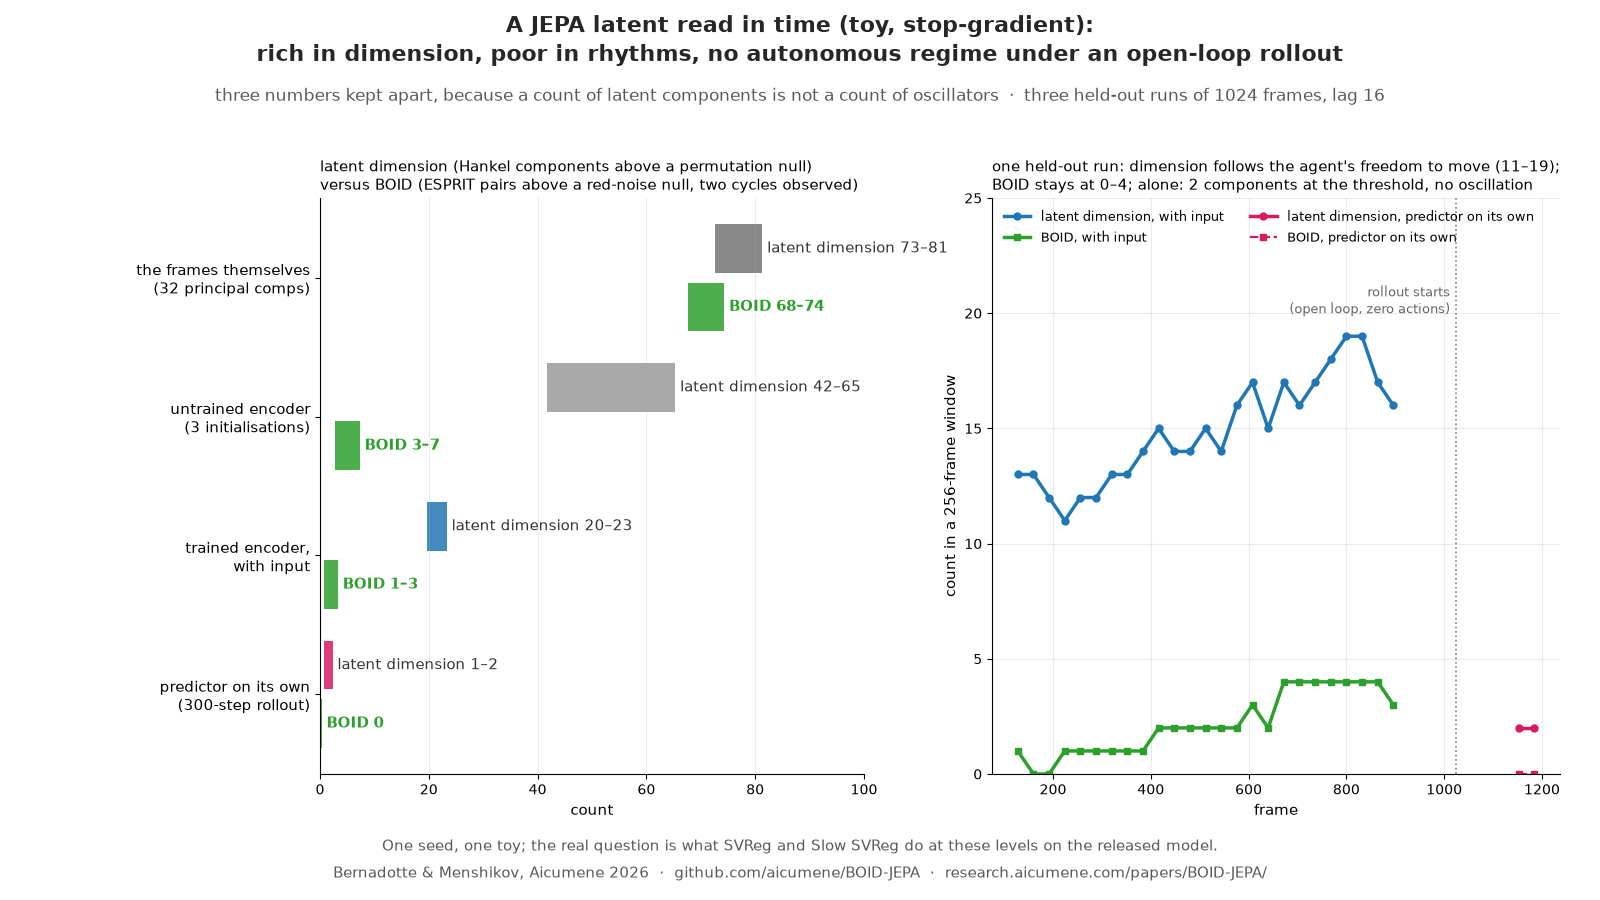

This figure's Python source:
"""One picture for the LinkedIn comment: three levels kept apart (latent dimension, BOID, autonomous regime) and the two traces along a run.
Reads medium_SG_poles.json, medium_SG_checks.json, medium_SG_figure_counts.json; writes jepa_boid_comment_card.png (1600x900)."""
import json, os, numpy as np, matplotlib
matplotlib.use("Agg"); import matplotlib.pyplot as plt
HERE = os.path.dirname(os.path.abspath(__file__))
P = json.load(open(os.path.join(HERE, "medium_SG_poles.json"))); C = json.load(open(os.path.join(HERE, "medium_SG_checks.json"))); F = json.load(open(os.path.join(HERE, "medium_SG_figure_counts.json")))
R, CR, RO = P["runs"], C["runs"], P["rollouts"]
tr_dim = [r["d_hankel"] for r in R]; tr_boid = [c["above_AR1_resolved_pairs"] for c in CR]
un = [u for row in C["untrained"] for u in row]; un_dim = [u["d_hankel"] for u in un]; un_boid = [u["above_AR1_pairs"] for u in un]
px_dim = [x["d_hankel"] for x in C["input"]]; px_boid = [x["above_AR1_pairs"] for x in C["input"]]
ro_dim = [r["d_hankel"] for r in RO] + [int(x) for x in F["rollout_dim"]]; ro_boid = [r["pairs_resolved"] for r in RO] + [int(x) for x in F["rollout_boid"]]
BLUE, GREEN, PINK, GREY = "#1f77b4", "#2ca02c", "#d81b60", "0.45"
fig = plt.figure(figsize=(16, 9), dpi=100); fig.patch.set_facecolor("white")
fig.text(0.5, 0.955, "A JEPA latent read in time (toy, stop-gradient):\nrich in dimension, poor in rhythms, no autonomous regime under an open-loop rollout", ha="center", va="center", fontsize=16, fontweight="bold", color="0.15", linespacing=1.3)
fig.text(0.5, 0.893, "three numbers kept apart, because a count of latent components is not a count of oscillators  ·  three held-out runs of 1024 frames, lag 16", ha="center", va="center", fontsize=12.5, color="0.35")
# ---- left: the three levels as range bars
ax = fig.add_axes([0.20, 0.14, 0.34, 0.64])
rows = [("the frames themselves\n(32 principal comps)", px_dim, px_boid, GREY),
        ("untrained encoder\n(3 initialisations)", un_dim, un_boid, "0.6"),
        ("trained encoder,\nwith input", tr_dim, tr_boid, BLUE),
        ("predictor on its own\n(300-step rollout)", ro_dim, ro_boid, PINK)]
y = np.arange(len(rows))[::-1]*2.0
for yi, (lab, dim, boid, col) in zip(y, rows):
    ax.barh(yi + 0.42, max(dim) - min(dim) + 0.6, left=min(dim) - 0.3, height=0.7, color=col, alpha=0.85)
    ax.barh(yi - 0.42, max(boid) - min(boid) + 0.6, left=min(boid) - 0.3, height=0.7, color=GREEN, alpha=0.85)
    ax.text(max(dim) + 1.2, yi + 0.42, f"latent dimension {min(dim)}–{max(dim)}" if min(dim) != max(dim) else f"latent dimension {min(dim)}", va="center", fontsize=11, color="0.2")
    ax.text(max(boid) + 1.2, yi - 0.42, f"BOID {min(boid)}–{max(boid)}" if min(boid) != max(boid) else f"BOID {min(boid)}", va="center", fontsize=11, color=GREEN, fontweight="bold")
ax.set_yticks(y); ax.set_yticklabels([r[0] for r in rows], fontsize=11); ax.set_xlim(0, 100); ax.set_xlabel("count", fontsize=11)
ax.set_title("latent dimension (Hankel components above a permutation null)\nversus BOID (ESPRIT pairs above a red-noise null, two cycles observed)", fontsize=11, loc="left")
for sp in ("top", "right"): ax.spines[sp].set_visible(False)
ax.grid(axis="x", alpha=0.25)
# ---- right: along run 0
ax2 = fig.add_axes([0.62, 0.14, 0.355, 0.64]); N = 1024
rc, rd, rb = np.array(F["real_centre"]), np.array(F["real_dim"]), np.array(F["real_boid"]); oc, od, ob = N + np.array(F["rollout_centre"]), np.array(F["rollout_dim"]), np.array(F["rollout_boid"])
ax2.plot(rc, rd, color=BLUE, lw=2.5, marker="o", ms=5, label="latent dimension, with input")
ax2.plot(rc, rb, color=GREEN, lw=2.5, marker="s", ms=5, label="BOID, with input")
ax2.plot(oc, od, color=PINK, lw=2.5, marker="o", ms=5, label="latent dimension, predictor on its own")
ax2.plot(oc, ob, color=PINK, lw=1.6, ls="--", marker="s", ms=5, label="BOID, predictor on its own")
ax2.axvline(N, color="0.5", ls=":", lw=1.2); ax2.text(N - 12, rd.max() + 1.0, "rollout starts\n(open loop, zero actions)", fontsize=9.5, color="0.4", ha="right")
ax2.set_ylim(0, rd.max() + 6); ax2.set_xlabel("frame", fontsize=11); ax2.set_ylabel("count in a 256-frame window", fontsize=11); ax2.legend(fontsize=9.5, loc="upper left", ncol=2, frameon=False)
ax2.set_title(f"one held-out run: dimension follows the agent's freedom to move ({rd.min()}–{rd.max()});\nBOID stays at {rb.min()}–{rb.max()}; alone: {int(np.median(od))} components at the threshold, no oscillation", fontsize=11, loc="left")
for sp in ("top", "right"): ax2.spines[sp].set_visible(False)
ax2.grid(alpha=0.25)
fig.text(0.5, 0.055, "One seed, one toy; the real question is what SVReg and Slow SVReg do at these levels on the released model.", ha="center", fontsize=11, color="0.35")
fig.text(0.5, 0.025, "Bernadotte & Menshikov, Aicumene 2026  ·  github.com/aicumene/BOID-JEPA  ·  research.aicumene.com/papers/BOID-JEPA/", ha="center", fontsize=11, color="0.35")
fig.savefig(os.path.join(HERE, "jepa_boid_comment_card.png"), dpi=100, facecolor="white"); print("card saved")
